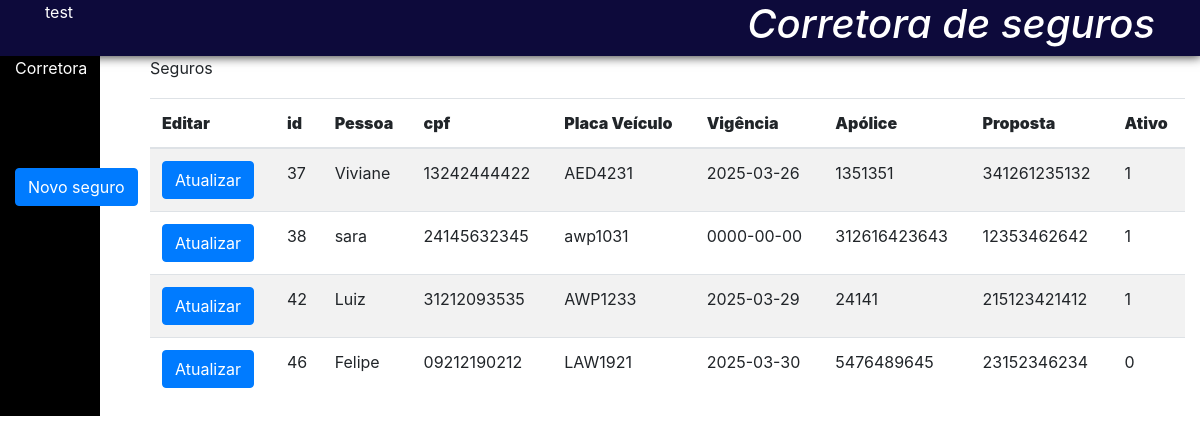
The page / on the database its author committed.
### tables this page shows
CREATE TABLE `seguros` (
  `ID` int(11) NOT NULL,
  `NOME` varchar(50) NOT NULL,
  `CPF` varchar(11) NOT NULL,
  `PLACAVEICULO` varchar(8) DEFAULT NULL,
  `APOLICE` varchar(30) DEFAULT NULL,
  `PROPOSTA` varchar(30) NOT NULL,
  `VIGENCIA` date NOT NULL,
  `ATIVO` tinyint(1) NOT NULL
);

### CONTROLLER/SeguroDAO.php (called while the page is built, shortened)
<?php
    class SeguroDAO{
   public static function buscarTodos(){
        $con = Conexao::Getconexao();
        $sql = $con->prepare("select * from seguros");
        $sql->execute();
       $segurosRetorno = [];
        while($registro = $sql->fetch()){
         $segurosRetorno[] = new Seguros($registro);
        }
        return $segurosRetorno;
    }
 }
?>

### MODEL/seguros.php (called while the page is built, shortened)
<?php
    class Seguros{
        public function __construct($arraySeguros){
            if(array_keys($arraySeguros) != range(0,count($arraySeguros)- 1)){
                $this -> id = $arraySeguros["ID"];
                $this -> nome = $arraySeguros["NOME"];
                $this -> cpf = $arraySeguros["CPF"];
                $this -> placaveiculo = $arraySeguros["PLACAVEICULO"];
                $this -> apolice = $arraySeguros["APOLICE"];
                $this -> proposta = $arraySeguros["PROPOSTA"];
                $this -> vigencia = $arraySeguros["VIGENCIA"];
                $this -> ativo = $arraySeguros["ATIVO"];
            }
        }
    }
?>

### index.php (the view, shortened to what this page needs)
<?php
    require_once $_SERVER['DOCUMENT_ROOT'] . "/Backend/CONTROLLER/SeguroDAO.php";
    require_once $_SERVER['DOCUMENT_ROOT'] . "/Backend/MODEL/seguros.php";
?>
<!DOCTYPE html>
<html lang="pt-br">
    <head>
        <link rel="stylesheet" href="https://stackpath.bootstrapcdn.com/bootstrap/4.1.3/css/bootstrap.min.css">
        <link rel="stylesheet" href="estilo.css">
</head>
<body>
<header>
    <div class="container">
        <div class="row">
            <div class="col-md-4">
                <p>test</p>
            </div>
                <div class="col-md-8" >
                    <h1>Corretora de seguros</h1>
                </div>
        </div>
    </div>
</header>
    <div class="container-fluid">
        <div class="row h-100">
            <div class="col-xl-1" id="sidebar">
                <p>Corretora</p>
                <br><br><br>
                    <button type="button" class="btn btn-primary" data-toggle="modal" data-target="#exampleModal">Novo seguro</button>
            </div>
            <div class="col-xl-11 " id="area__seguros">
                 <p>Seguros</p>
                <table class="table table-striped" id="">
                <div class="col-md-12">
                    <thead>
                    <tr Class="Fundo_Tabela">
                    <th><b>Editar</b></th>
                    <th><b>id</b></th>
                    <th><b>Pessoa</b></th>
                    <th><b>cpf</b></th>
                    <th><b>Placa Veículo</b></th>
                    <th><b>Vigência</b></th>
                    <th><b>Apólice</b></th>
                    <th><b>Proposta</b></th>
                    <th><b>Ativo</b></th>
                    </thead>
                </div>
                <div class="col-md-12">
                    <tbody>
                        <?php
                            $seguros = SeguroDAO::buscarTodos();
                            foreach($seguros as $seguro){
                                echo "
                                    <tr>
                                        <td><button type='button' class='btn btn-primary' data-toggle='modal'>Atualizar</button></td>
                                        <td>$seguro->id</td>
                                        <td>$seguro->nome</td>
                                        <td>$seguro->cpf</td>
                                        <td>$seguro->placaveiculo</td>
                                        <td>$seguro->vigencia</td>
                                        <td>$seguro->apolice</td>
                                        <td>$seguro->proposta</td>
                                        <td>$seguro->ativo</td>
                                    </tr>
                                ";
                            }
                        ?>
                    </tbody>
                </div>
            </div>
        </div>
    </div>
</body>
</html>

### estilo.css (style rules this page uses)
#area__seguros { padding-left: 50px; text-align: left; }
header { background-color: rgb(13, 10, 59); box-shadow: 1px 1px 10px rgba(0, 0, 0, 0.795); color: white; }
h1 { text-align:right; font-style: italic; }
#sidebar { background-color: rgb(0, 0, 0); color: white; }

### rows shown on the page
seguros: ID "37", NOME "Viviane", CPF "13242444422", PLACAVEICULO "AED4231", VIGENCIA "2025-03-26", APOLICE "1351351", PROPOSTA "341261235132", ATIVO "1"
seguros: ID "38", NOME "sara", CPF "24145632345", PLACAVEICULO "awp1031", VIGENCIA "0000-00-00", APOLICE "312616423643", PROPOSTA "12353462642", ATIVO "1"
seguros: ID "42", NOME "Luiz", CPF "31212093535", PLACAVEICULO "AWP1233", VIGENCIA "2025-03-29", APOLICE "24141", PROPOSTA "215123421412", ATIVO "1"
seguros: ID "46", NOME "Felipe", CPF "09212190212", PLACAVEICULO "LAW1921", VIGENCIA "2025-03-30", APOLICE "5476489645", PROPOSTA "23152346234", ATIVO "0"
